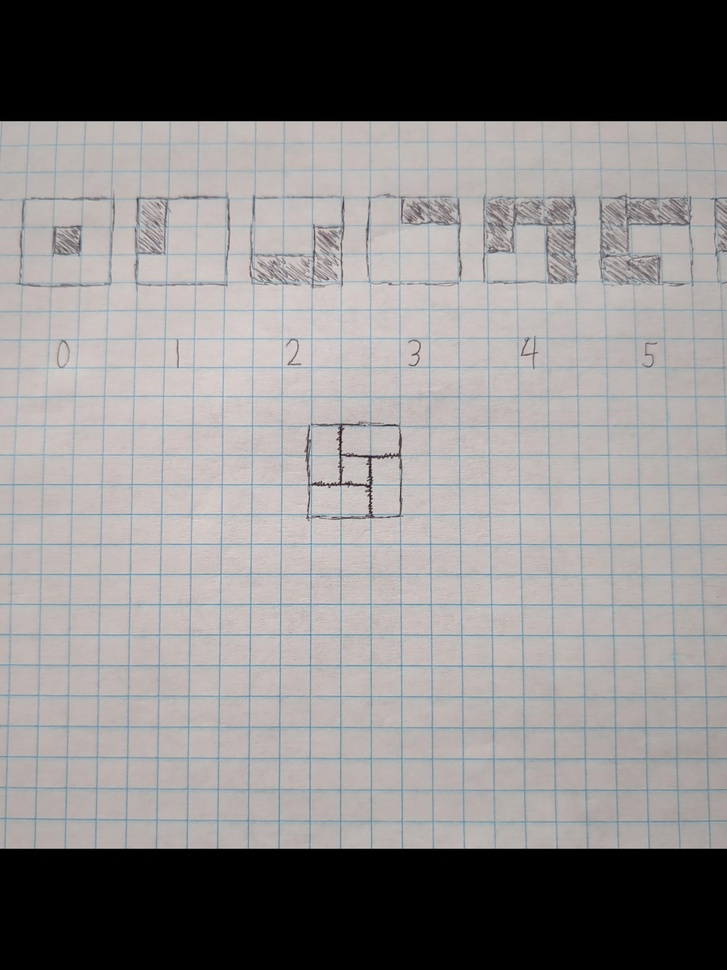
#> input picture 5seg.jpg, 727 x 970 px, shrunk from 3024 x 4032 before the run
$ python rotate_image.py
#> lines starting #> are read from the running program, lines starting #| are printed output that depends on the picture
from PIL import Image

# Giving The Original image Directory
# Specified
Original_Image = Image.open("./5seg.jpg")
#> Original_Image is the input picture: PIL image 727x970 RGB; mean R, G, B 138.1, 135.3, 134.8

# Rotate Image By 180 Degree
rotated_image1 = Original_Image.rotate(90)
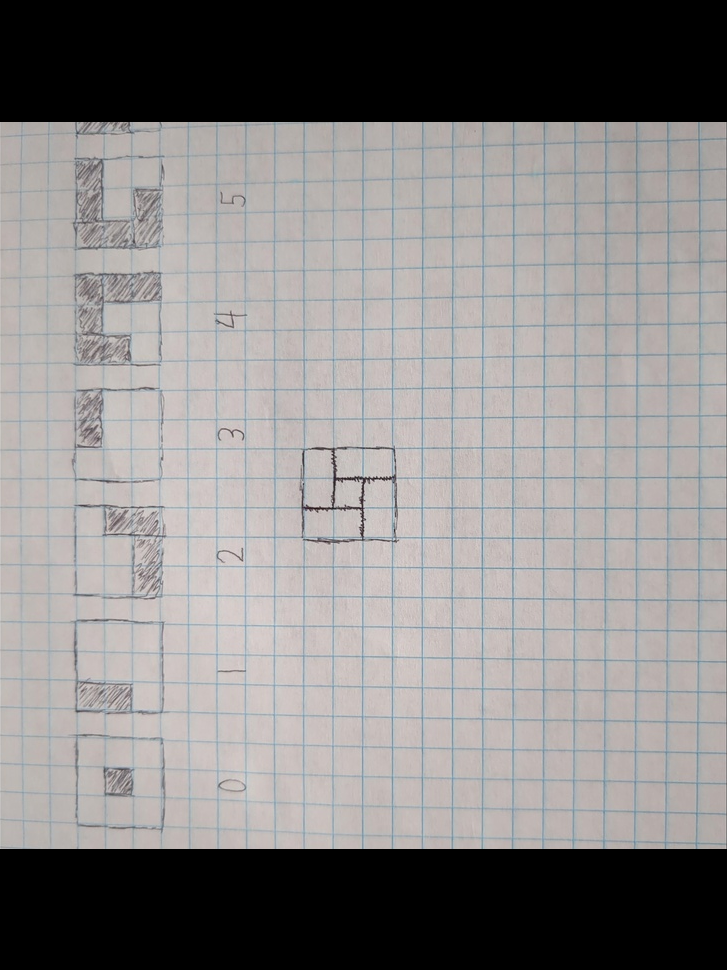
#> rotated_image1: PIL image 727x970 RGB; mean R, G, B 138, 135.2, 134.6

rotated_image1.save("./5seg.jpg")
